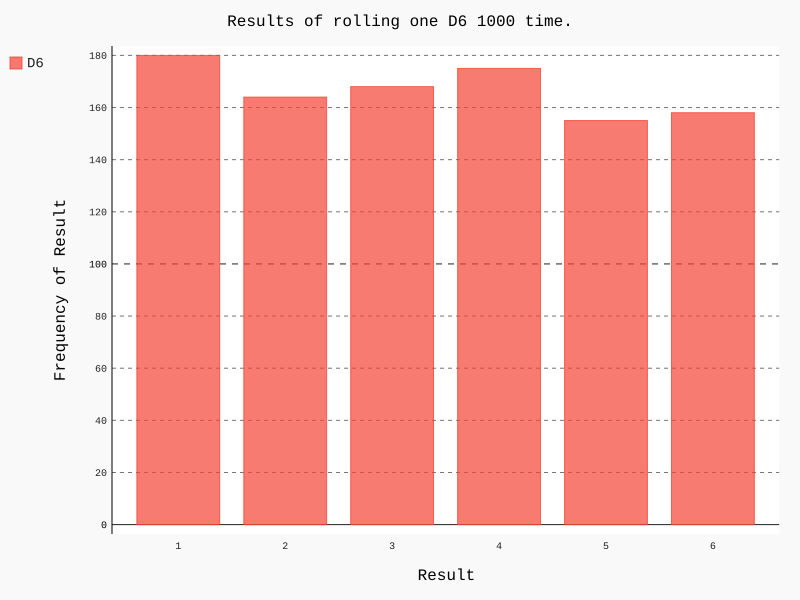

Here is the Python script that generated this plot:
from die import Die
import pygal

die = Die()

# 掷几次骰子，并将结果存储在一个列表中
results = []
for roll_num in range(1000):
    result = die.roll()
    results.append(result)

# 分析结果
frequencies = []
for value in range(1, die.num_sides + 1):
    frequency = results.count(value)
    frequencies.append(frequency)

# 对结果进行可视化
hist = pygal.Bar()
hist.title = "Results of rolling one D6 1000 time."
hist.x_labels = ['1', '2', '3', '4', '5', '6']
hist.x_title = "Result"
hist.y_title = "Frequency of Result"

hist.add('D6',frequencies)
# hist.render()
hist.render_to_file('die_visual.svg')

print(frequencies)
